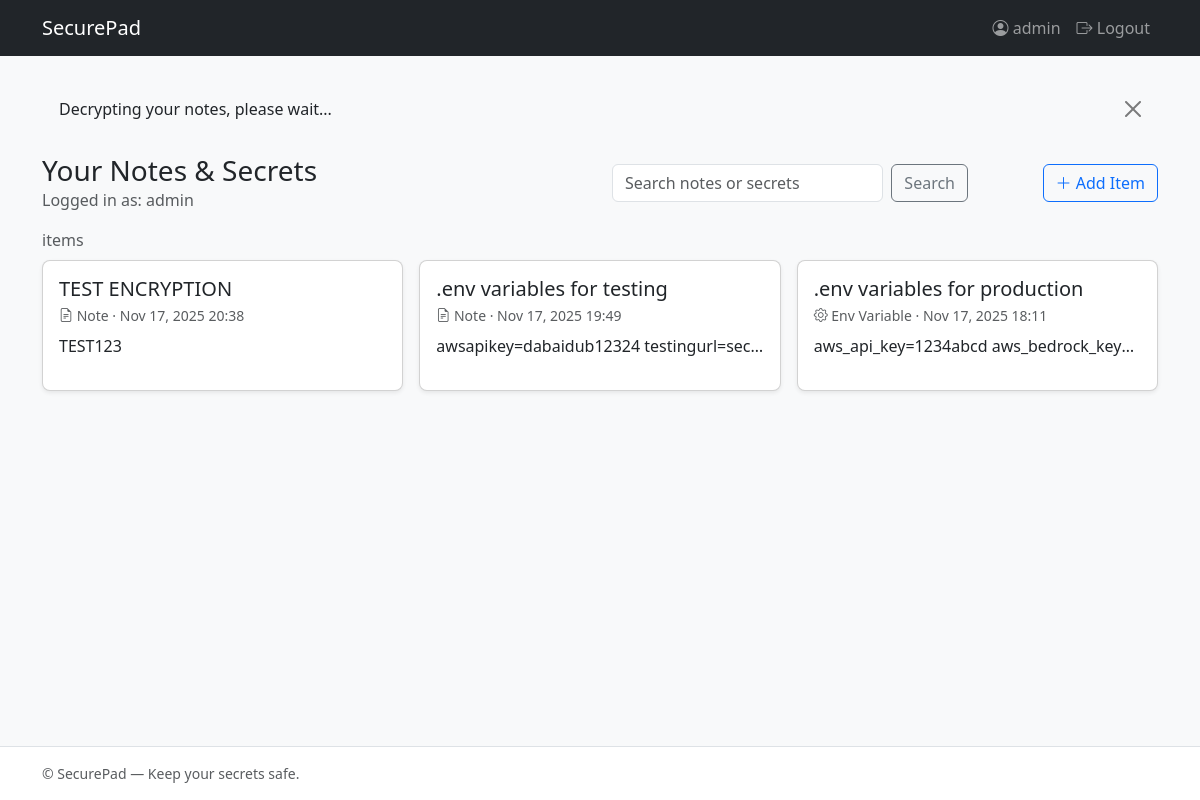
The app's page / (signed in) with its own data.
### vault/models.py (models this page shows, shortened)
class SecretItem(models.Model):
    NOTE = 'NOTE'
    SECRET = 'SECRET'
    ENV = 'ENV'
    ITEM_TYPE_CHOICES = [
        (NOTE, 'Note'),
        (SECRET, 'Secret'),
        (ENV, 'Env Variable'),
    ]
    owner = models.ForeignKey(User, on_delete=models.CASCADE, related_name='secret_items')
    title = models.CharField(max_length=200)
    content = models.TextField(null=True, blank=True)  # legacy plaintext (for migration)
    content_encrypted = models.BinaryField(null=True, editable=False)
    item_type = models.CharField(max_length=10, choices=ITEM_TYPE_CHOICES, default=NOTE)
    created_at = models.DateTimeField(auto_now_add=True)
    class Meta:
        ordering = ['-created_at']

### vault/views.py (the view)
# urls.py: path('', views.dashboard, name='dashboard'),
@login_required
def dashboard(request):
    items_qs = SecretItem.objects.filter(owner=request.user)
    q = request.GET.get('q', '').strip()
    if q:
        items_qs = items_qs.filter(Q(title__icontains=q))
    dek = cache.get(f'dek:{request.session.session_key}')
    show_once = request.session.pop('show_decrypting', False)
    if show_once:
        messages.info(request, 'Decrypting your notes, please wait...', extra_tags='auto-dismiss')
        request.session['show_decrypting_shown'] = True
    items = []
    for item in items_qs:
        if item.content_encrypted and dek:
            try:
                item.decrypted_display = decrypt_with_dek(dek, item.content_encrypted)
            except Exception:
                item.decrypted_display = '<error decrypting>'
        else:
            item.decrypted_display = item.content or ''
        items.append(item)
    encrypted_count = SecretItem.objects.filter(owner=request.user, content_encrypted__isnull=False).count()
    return render(request, 'vault/dashboard.html', {
        'items': items,
        'dek_present': bool(dek),
        'encrypted_count': encrypted_count,
    })

### vault/templates/vault/dashboard.html (shortened to what this page needs)
{% extends 'vault/base.html' %}
{% block content %}
<div class="row align-items-center mb-3">
    <div class="col-md-6">
        <h1 class="h3 mb-0">Your Notes & Secrets</h1>
        <div class="text-muted">Logged in as: {{ request.user.username }}</div>
    </div>
    <div class="col-md-4">
        <form method="get" class="d-flex" role="search">
            <input name="q" class="form-control me-2" type="search" placeholder="Search notes or secrets" aria-label="Search" value="{{ request.GET.q|default_if_none:'' }}">
            <button class="btn btn-outline-secondary" type="submit">Search</button>
        </form>
    </div>
    <div class="col-md-2 text-md-end mt-2 mt-md-0">
        <a class="btn btn-outline-primary" href="{% url 'vault:create_item' %}"><i class="bi bi-plus-lg"></i> Add Item</a>
    </div>
</div>
<div class="mb-2 text-muted">{{ items.count }} items</div>
{% if items %}
<div class="row g-3">
    {% for item in items %}
    <div class="col-md-6 col-lg-4">
        <div class="card h-100 shadow-sm {% if item.item_type == 'SECRET' %}border-start border-danger{% endif %}">
            <div class="card-body">
                <h5 class="card-title"><a class="stretched-link text-decoration-none" href="{% url 'vault:item_detail' item.pk %}">{{ item.title }}</a></h5>
                <p class="card-subtitle text-muted small">
                    {% if item.item_type == 'NOTE' %}
                        <i class="bi bi-file-earmark-text"></i>
                    {% elif item.item_type == 'SECRET' %}
                        <i class="bi bi-key"></i>
                    {% else %}
                        <i class="bi bi-gear"></i>
                    {% endif %}
                    {{ item.get_item_type_display }} &middot; <span class="text-muted">{{ item.created_at|date:'M d, Y H:i' }}</span></p>
                <p class="mt-2 text-truncate">{{ item.decrypted_display }}</p>
            </div>
        </div>
    </div>
    {% endfor %}
</div>
{% else %}
<div class="card shadow-sm">
    <div class="card-body">
        <p class="mb-0">No items yet. Use <a href="/admin/">admin</a> to add your first secret, note, or env variable.</p>
    </div>
  </div>
{% endif %}
{% endblock %}

### vault/templates/vault/base.html (shortened to what this page needs)
<!DOCTYPE html>
<html lang="en">
<head>
    <link href="https://cdn.jsdelivr.net/npm/bootstrap@5.3.2/dist/css/bootstrap.min.css" rel="stylesheet">
    <link href="https://cdn.jsdelivr.net/npm/bootstrap-icons@1.11.4/font/bootstrap-icons.css" rel="stylesheet">
    {% load static %}
    <link href="{% static 'vault/css/custom.css' %}" rel="stylesheet">
</head>
<body class="bg-light">
    <nav class="navbar navbar-expand-lg navbar-dark bg-dark">
        <div class="container">
            <a class="navbar-brand" href="{% url 'vault:dashboard' %}">SecurePad</a>
            <div class="collapse navbar-collapse" id="navbarNav">
                <ul class="navbar-nav ms-auto">
                    {% if request.user.is_authenticated %}
                    <li class="nav-item">
                        <a class="nav-link" href="#"><i class="bi bi-person-circle"></i> {{ request.user.username }}</a>
                    </li>
                    <li class="nav-item">
                        <a class="nav-link" href="{% url 'logout' %}"><i class="bi bi-box-arrow-right"></i> Logout</a>
                    </li>
                    {% else %}
                    <li class="nav-item">
                        <a class="nav-link" href="{% url 'login' %}">Login</a>
                    </li>
                    {% endif %}
                </ul>
            </div>
        </div>
    </nav>
    <main class="container mt-4">
        {% if messages %}
        <div class="mb-3">
            {% for message in messages %}
                <div class="alert alert-{{ message.tags }} alert-dismissible fade show {% if 'auto-dismiss' in message.tags %}auto-dismiss{% endif %}" role="alert">
                    {{ message }}
                    <button type="button" class="btn-close" data-bs-dismiss="alert" aria-label="Close"></button>
                </div>
            {% endfor %}
        </div>
        {% endif %}
        {% block content %}{% endblock %}
    </main>
    <footer class="mt-5 py-3 bg-white border-top">
        <div class="container text-muted small">&copy; SecurePad — Keep your secrets safe.</div>
    </footer>
</body>
</html>

### vault/static/vault/css/custom.css (style rules this page uses)
.text-truncate { max-height: 3em; overflow: hidden; }
.card-title a { color: inherit; }
.card { border-radius: 8px; }
html, body { height: 100%; }
body { display: flex; flex-direction: column; min-height: 100vh; }
main.container { flex: 1 0 auto; }
footer { flex-shrink: 0; }

### records on screen
SecretItem: title "TEST ENCRYPTION", item_type "Note", created_at "Nov 17, 2025 20:38", decrypted_display "TEST123"
SecretItem: title ".env variables for testing", item_type "Note", created_at "Nov 17, 2025 19:49", decrypted_display "awsapikey=dabaidub12324 testingurl=sec…"
SecretItem: title ".env variables for production", item_type "Env Variable", created_at "Nov 17, 2025 18:11", decrypted_display "aws_api_key=1234abcd aws_bedrock_key…"

### other values on screen
{{ request.user.username }} "admin"
{{ message }} "Decrypting your notes, please wait..."
